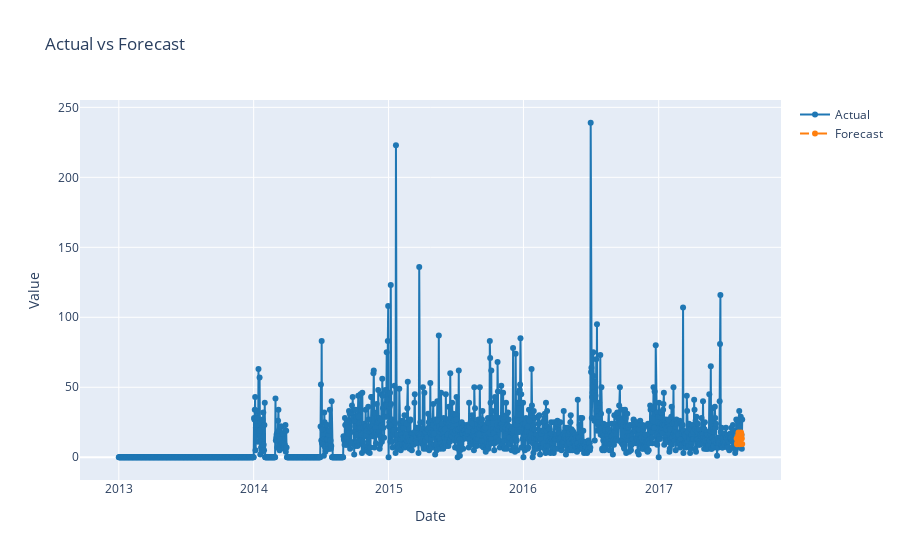
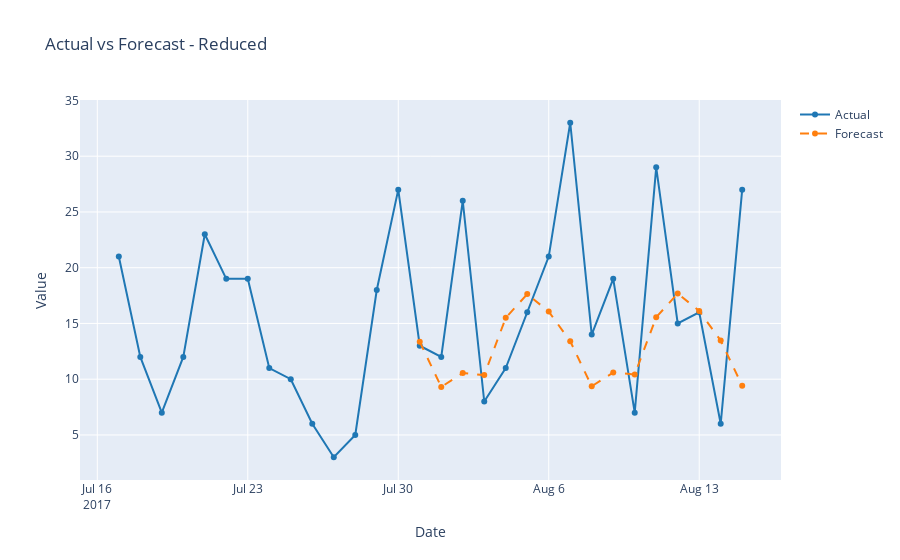

Write notebook code for charts like these, in order.
### Code cell
plot_forecasts(temp, holt_pred, test)
